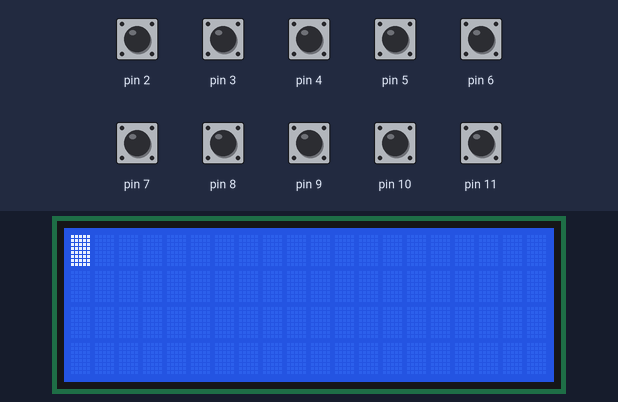
This sketch was run on a simulated Arduino Uno, built with avr-gcc and run on an emulated ATmega328P. Shown: 20×4 character LCD. Inputs (shaded band) come from the test bench; at power-on: pin 2–11 HIGH.

Above: at 1.2 s.
1.3 s: pin 8 pulled LOW for 1 s
At 2.4 s:
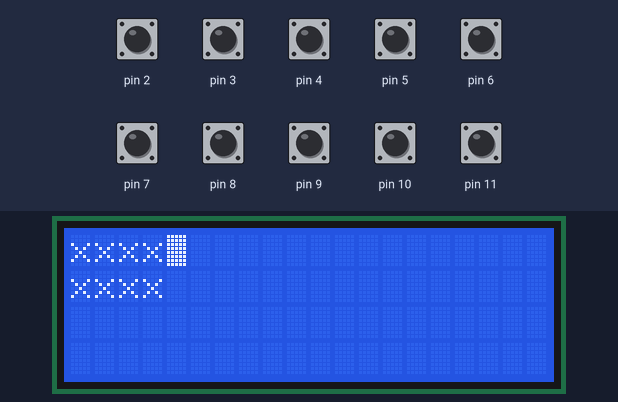
3.8 s: pin 9 pulled LOW for 0.25 s
At 4.3 s:
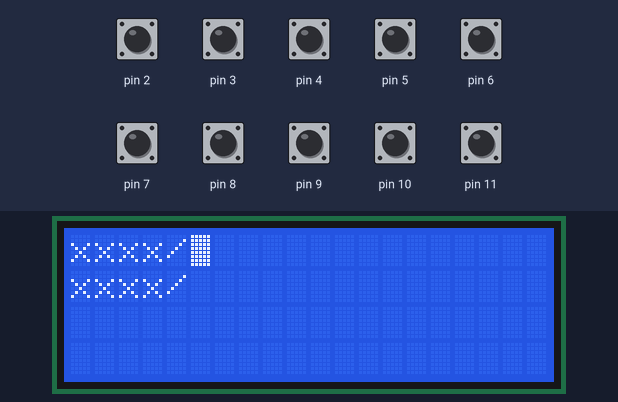
5.5 s: pin 8 pulled LOW for 0.25 s
At 6.4 s:
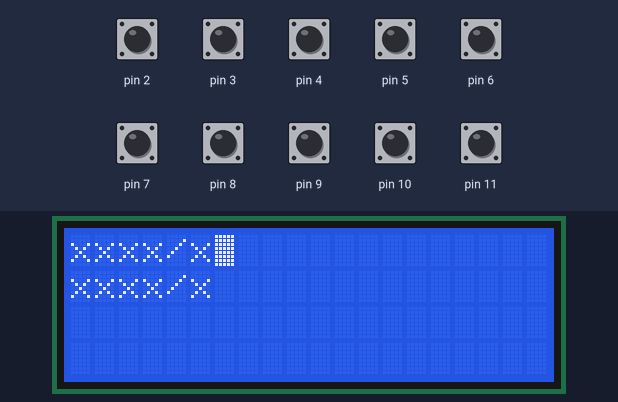
7.2 s: pin 9 pulled LOW for 1 s
At 8.5 s:
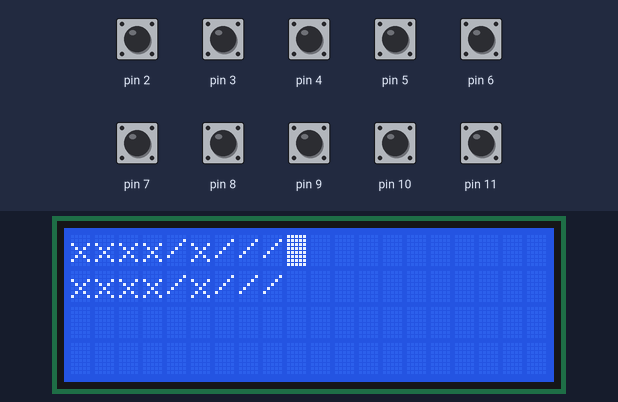
9.7 s: pin 2 pulled LOW for 0.25 s
At 10.2 s:
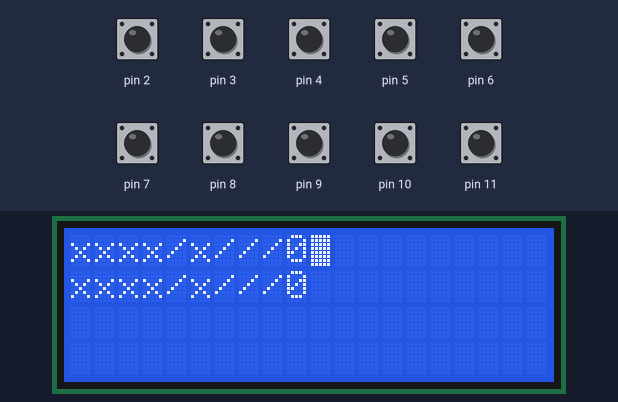
11.4 s: pin 3 pulled LOW for 0.25 s
At 12.6 s:
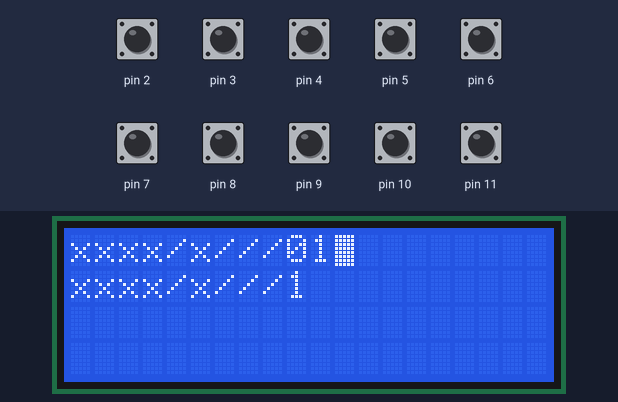
Timing chart, 0 to 14.1 s (numbered marks = the images above; inputs shaded):
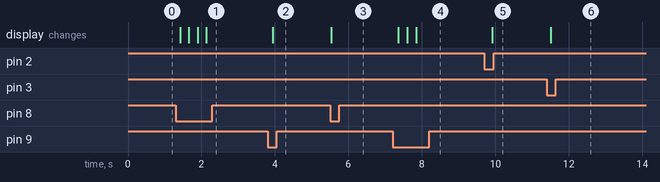

Measured:
- after the input at 1.3 s, the display: first changes after 0.12 s (image 1 shows a later state)
- after the input at 3.8 s, the display: changes after 0.14 s (image 2)
- after the input at 5.5 s, the display: changes at once (image 3)
- after the input at 7.2 s, the display: first changes after 0.15 s (image 4 shows a later state)
- after the input at 9.7 s, the display: changes after 0.21 s (image 5)
- after the input at 11.4 s, the display: changes after 0.11 s (image 6)

The sketch:

code.ino
```cpp
#include <Wire.h>
#include <LiquidCrystal_I2C.h>
#include <string.h>

LiquidCrystal_I2C lcd(0X27, 20, 4);

const int zero_but = 2;
const int one_but = 3;
const int left_parentheses_but = 4;
const int right_paranthese_but = 5;
const int add_but = 7;
const int sub_but = 6;
const int mul_but = 8;
const int div_but = 9;
const int equal_but = 10;
const int backspace_but = 11;

const int MAX_SIZE = 100;
char input[MAX_SIZE];
char* DString = "";

void setup() {
    lcd.begin(20, 4);
    lcd.backlight();
    lcd.setCursor(0, 0);
    lcd.blink();

    for (int i = 0; i < 12; i++) {
      pinMode(i, INPUT_PULLUP);
    }

    for (int i = 0; i < MAX_SIZE; i++) {
        input[i] = 0;
    }
}

char* creatDString() {
  char result[MAX_SIZE] = "";
    char temp[MAX_SIZE];
    int tempIndex = 0;

    for (int i = 0; true; i++) {
        if (input[i] == '0' || input[i] == '1') {
            temp[tempIndex++] = input[i];
        } else {
            if (tempIndex > 0) {
                temp[tempIndex] = '\0';
                int decimal = strtol(temp, NULL, 2);
                char decimalStr[50];
                sprintf(decimalStr, "%d", decimal);
                strcat(result, decimalStr);
                tempIndex = 0;
            }
            strncat(result, &input[i], 1);
        }

        if (input[i] == '\0') break;
    }

    strcpy(DString, result);
}

void updateLcd() {
  lcd.clear();
  lcd.setCursor(0, 1);
  lcd.print(DString);
  lcd.setCursor(0, 0);
  lcd.print(input);
}

void zero_func() {
     strcat(input, "0");
     DString = creatDString();

     updateLcd();
}
void one_func() {
    strcat(input, "1");
    DString = creatDString();

     updateLcd();
}
void left_par_func() {
    strcat(input, "(");
    strcat(DString, "(");
    updateLcd();
}
void right_par_func() {
    strcat(input, ")");
    strcat(DString, ")");
    updateLcd();
}
void add_func() {
    strcat(input, "+");
    strcat(DString, "+");
    updateLcd();
}
void sub_func() {
    strcat(input, "-");
    strcat(DString, "-");
    updateLcd();
}
void mul_func() {
    strcat(input, "x");
    strcat(DString, "x");
    updateLcd();
}
void div_func() {
    strcat(input, "/");
    strcat(DString, "/");
    updateLcd();
}
void equal_func() {

}
void backspace_func() {

}

void loop() {
    for (int i = 2; i < 12; i++) {
        int currentstate = digitalRead(i);
        if (currentstate == LOW) {
        switch (i) {
          case zero_but:
            zero_func();
          break;
          case one_but:
            one_func();
          break;
          case left_parentheses_but:
            left_par_func();
          break;
          case right_paranthese_but:
            right_par_func();
          break;
          case add_but:
            add_func();
          break;
          case sub_but:
            sub_func();
          break;
          case mul_but:
            mul_func();
          break;
          case div_but:
            div_func();
          break;
          case equal_but:
            equal_func();
          break;
          case backspace_but:
            backspace_func();
          break;
        }
      }
    }

    delay(225);
}
```
